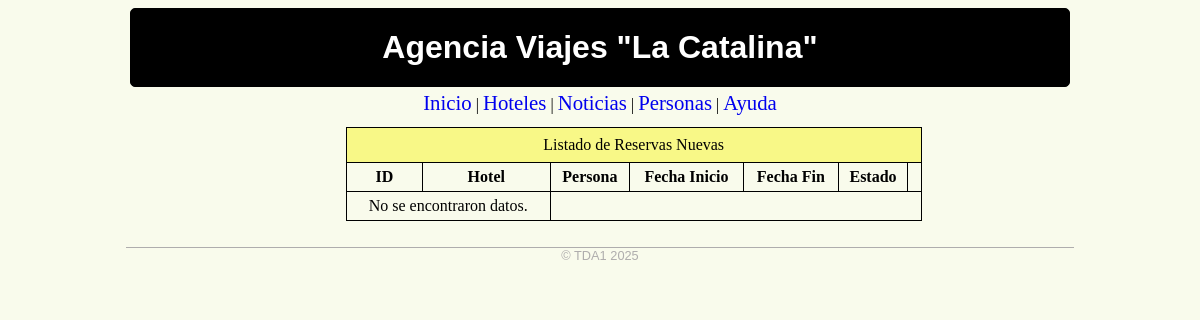
/reservas/reservas-listar.php, run on an earlier commit of the app's database.
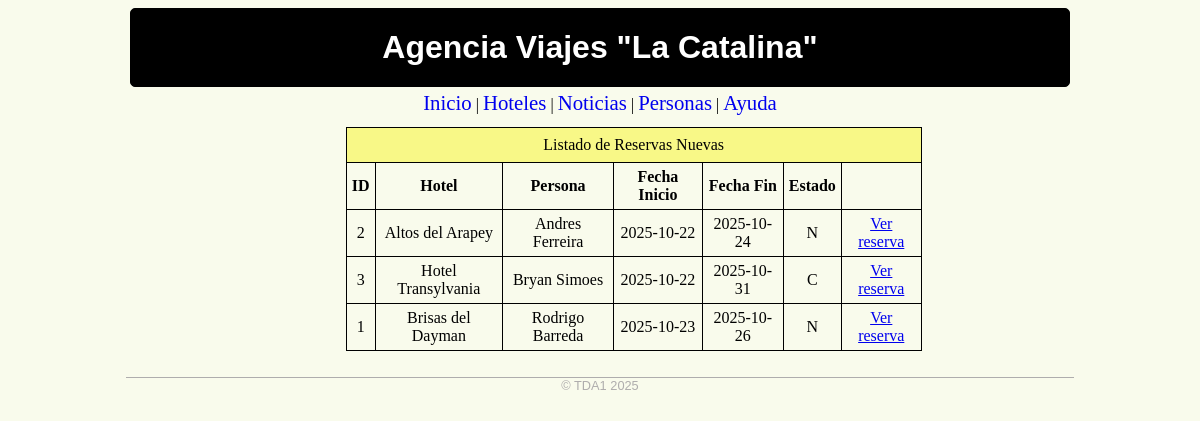
And on a later commit of the database.
### tables this page shows
CREATE TABLE `reservas` (
  `resid` int(11) NOT NULL,
  `resperid` int(11) NOT NULL,
  `reshotid` int(11) NOT NULL,
  `resfechaini` date NOT NULL,
  `resfechafin` date NOT NULL,
  `resestado` varchar(1) NOT NULL
);

CREATE TABLE `hoteles` (
  `hotid` int(11) NOT NULL,
  `hotnombre` varchar(100) NOT NULL,
  `hotdireccion` varchar(100) NOT NULL,
  `hottelefono` varchar(100) NOT NULL
);

CREATE TABLE `personas` (
  `perid` int(11) NOT NULL,
  `pernombre` varchar(100) NOT NULL,
  `perapellido` varchar(100) NOT NULL,
  `pernrodoc` int(8) NOT NULL,
  `pertelefono` int(20) NOT NULL
);

### reservas/reservas-listar.php (the view, shortened to what this page needs)
<?php
require('./db.php');
?>
<html>
<head>
<link href='./estilo-diagramacion.css' rel='stylesheet' type='text/css'>
</head>
<body>
<div class='contenedor'>
	<header>
	<a href='/'>Agencia Viajes "La Catalina"</a>
	</header>
	<nav>
	<a href='#'>Inicio</a> |
	<a href='#'>Hoteles</a> |
	<a href='#'>Noticias</a> |
	<a href='#'>Personas</a> |
	<a href='#'>Ayuda</a>
	</nav>
	<section>
	</section>
<article>
<table class='tablita'>
<caption>Listado de Reservas Nuevas</caption>
<tr>
	<th>ID</th>
	<th>Hotel</th>
	<th>Persona</th>
	<th>Fecha Inicio</th>
	<th>Fecha Fin</th>
	<th>Estado</th>
	<th></th>
</tr>
<?php
$sql = "SELECT * FROM reservas ";
$sql .= "INNER JOIN hoteles ON hoteles.hotid = reservas.reshotid ";
$sql .= "INNER JOIN personas ON personas.perid = reservas.resperid ";
$sql .= "ORDER BY resfechaini";
$result = mysqli_query($conn, $sql);
if(mysqli_num_rows($result) < 1 ){
	echo "<tr>";
	echo "<td colspan='2'>No se encontraron datos.</td>";
	echo "</tr>";
}
while($row = mysqli_fetch_array($result, MYSQLI_ASSOC)){
	echo "<tr>\n";
	echo "<td>".$row['resid']."</td>\n";
	echo "<td>".$row['hotnombre']."</td>\n";
	echo "<td>".$row['pernombre']." ".$row['perapellido']."</td>\n";
	echo "<td>".$row['resfechaini']."</td>\n";
	echo "<td>".$row['resfechafin']."</td>\n";
	echo "<td>".$row['resestado']."</td>\n";
	echo "<td><a href='./reserva-ver.php?resid=".$row['resid']."'>Ver reserva</td>\n";
	echo "</tr>\n";
}
?>
</table>
<br>
</article>
<footer>
	&copy; TDA1 2025
</footer>
</div>
</body>
</html>

### reservas/estilo-diagramacion.css (style rules this page uses)
body { background: #f9fbec; }
.contenedor { width: 80%; min-width: 600px; margin: 0 auto; }
header { border: 1px solid #000000; border-radius: 5px; font-family: Arial, Helvetica, sans-serif; margin: 4px; text-align: center; padding: 20px; background: #000000 url('./images/gloomy-stripes-dark-background-tile.jpg'); }
header a { color: #ffffff; text-decoration: none; font-size: 200%; font-weight: bold; }
nav { text-align: center; margin: 4px; }
nav a { text-decoration: none; font-size: 130%; }
section { width: 18%; border:#eb2cc5; margin: 4px 0 4px 4px; padding: 4px; float: left; }
article { width: 76%; border:#1723d0; float: right; margin: 4px 4px 4px 0; padding: 4px; }
footer { clear:both; text-align: center; font-family: Arial, Helvetica, sans-serif; font-size: 80%; color: #afadad; border-top: 1px solid #afadad; }
.tablita { border: 1px solid #000000; border-collapse: collapse; width: 80%; }
.tablita td, .tablita th { border: 1px solid #000000; padding: 5px; text-align: center; }
.tablita caption { border: 1px solid #000000; border-bottom: 0; padding: 8px; background: #f8f887; }

What changed in the data, as far as the page shows it:
added reservas: resid "2", reshotid.hotnombre "Altos del Arapey", resperid.pernombre "Andres", resperid.perapellido "Ferreira", resfechaini "2025-10-22", resfechafin "2025-10-24", resestado "N"
added reservas: resid "3", reshotid.hotnombre "Hotel Transylvania", resperid.pernombre "Bryan", resperid.perapellido "Simoes", resfechaini "2025-10-22", resfechafin "2025-10-31", resestado "C"
added reservas: resid "1", reshotid.hotnombre "Brisas del Dayman", resperid.pernombre "Rodrigo", resperid.perapellido "Barreda", resfechaini "2025-10-23", resfechafin "2025-10-26", resestado "N"
Also different on the page:
text no longer shown: "No se encontraron datos."
